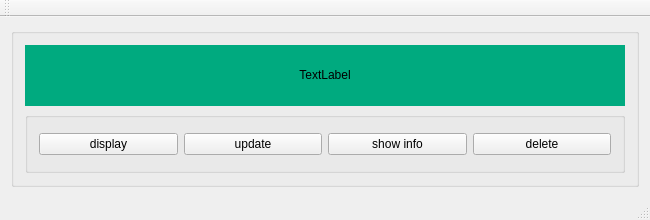
<?xml version="1.0" encoding="UTF-8"?>
<ui version="4.0">
 <class>wsCellClass</class>
 <widget class="QMainWindow" name="wsCellClass">
  <property name="geometry">
   <rect>
    <x>0</x>
    <y>0</y>
    <width>650</width>
    <height>220</height>
   </rect>
  </property>
  <property name="maximumSize">
   <size>
    <width>650</width>
    <height>220</height>
   </size>
  </property>
  <property name="windowTitle">
   <string>wsCell</string>
  </property>
  <widget class="QWidget" name="centralWidget">
   <layout class="QVBoxLayout" name="verticalLayout">
    <item>
     <widget class="QGroupBox" name="groupBox">
      <property name="title">
       <string/>
      </property>
      <layout class="QVBoxLayout" name="verticalLayout_2">
       <item>
        <widget class="QLabel" name="label">
         <property name="styleSheet">
          <string notr="true">background-color: rgb(0, 170, 127);</string>
         </property>
         <property name="text">
          <string>&lt;html&gt;&lt;head/&gt;&lt;body&gt;&lt;p align=&quot;center&quot;&gt;TextLabel&lt;/p&gt;&lt;/body&gt;&lt;/html&gt;</string>
         </property>
        </widget>
       </item>
       <item>
        <widget class="QGroupBox" name="groupBox_2">
         <property name="title">
          <string/>
         </property>
         <layout class="QHBoxLayout" name="horizontalLayout">
          <item>
           <widget class="QPushButton" name="display">
            <property name="text">
             <string>display</string>
            </property>
           </widget>
          </item>
          <item>
           <widget class="QPushButton" name="update">
            <property name="text">
             <string>update</string>
            </property>
           </widget>
          </item>
          <item>
           <widget class="QPushButton" name="showInfo">
            <property name="text">
             <string>show info</string>
            </property>
           </widget>
          </item>
          <item>
           <widget class="QPushButton" name="delete2">
            <property name="text">
             <string>delete</string>
            </property>
           </widget>
          </item>
         </layout>
        </widget>
       </item>
      </layout>
     </widget>
    </item>
   </layout>
  </widget>
  <widget class="QToolBar" name="mainToolBar">
   <attribute name="toolBarArea">
    <enum>TopToolBarArea</enum>
   </attribute>
   <attribute name="toolBarBreak">
    <bool>false</bool>
   </attribute>
  </widget>
  <widget class="QStatusBar" name="statusBar"/>
 </widget>
 <layoutdefault spacing="6" margin="11"/>
 <resources/>
 <connections/>
</ui>
